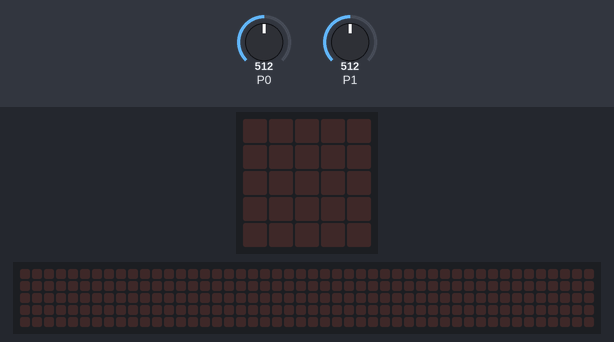
Simulated run of this program. Board: BBC micro:bit (MakeCode). Shown: the board's 5×5 LED display, a strip that is not on the board, showing the scrolling text unrolled. The inputs (shaded band) are chosen by the test bench; at power-on: P0 = 512, P1 = 512 (analog values on the 0–1023 scale). The 48×5 strip is a reading aid, not a part: it shows the text the display is scrolling, unrolled, one strip-width of it at a time.

Above: at 1.2 s.
1.3 s: P0 set to 813
2.8 s: P0 set to 841
At 5.7 s:
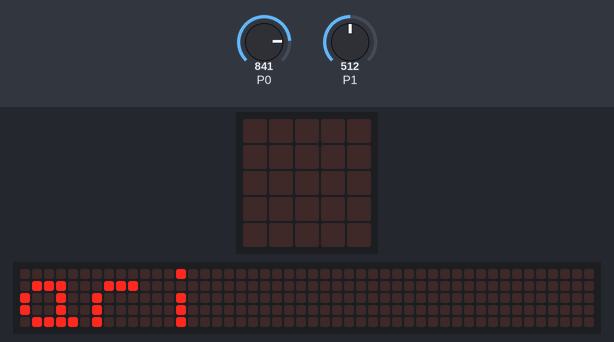
5.8 s: P1 set to 817
8.8 s: P1 set to 842
At 10.11 s:
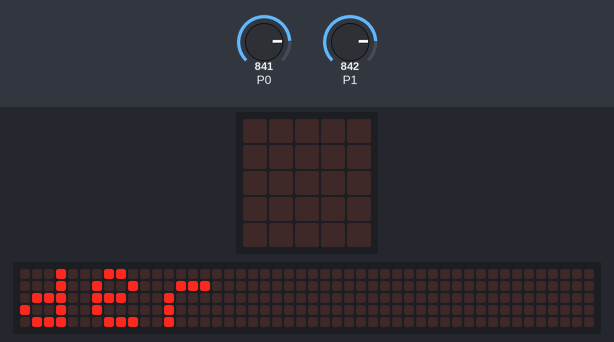
11.8 s: P0 set to 0
At 13.73 s:
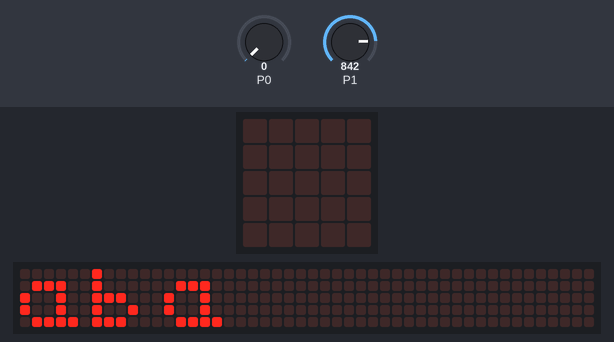
14.8 s: P1 set to 0
At 20.63 s:
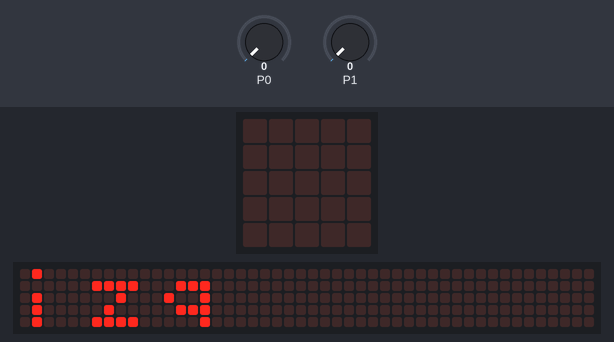

Measured:
- the behaviour switches between 831 and 832 on P0 (found by bisection; images 0 and 1)
- the behaviour switches between 831 and 832 on P1 (found by bisection; images 1 and 2)
- after the input at 1.3 s, every drawn part: stays the same
- after the input at 2.8 s, the display: changes at once (image 1)
- after the input at 8.8 s, the display: first differs from a run without the input after 1.2 s (image 2)
- after the input at 11.8 s, the display: first differs from a run without the input after 1.9 s (image 3)
- after the input at 14.8 s, the display: first differs from a run without the input after 2.5 s (image 4)
- what the display in image 4 shows lasts 0.5 s, from 20.4 s to 20.9 s

The program:

main.ts
```typescript
basic.forever(function () {
    if (pins.analogReadPin(AnalogPin.P0) > 831) {
        basic.showString("ari")
    }
    if (pins.analogReadPin(AnalogPin.P0) < 1) {
        basic.showString("aba")
    }
    if (pins.analogReadPin(AnalogPin.P1) < 1) {
        basic.showString("izq")
    }
    if (pins.analogReadPin(AnalogPin.P1) > 831) {
        basic.showString("der")
    }
})
```

test.ts
```typescript
// aquí va el archivo "tests"; esto no se compilará cuando este paquete se utilice como una extensión.
```
